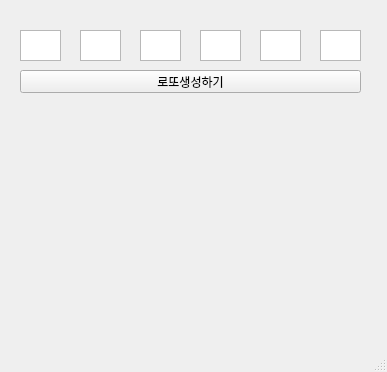
<?xml version="1.0" encoding="UTF-8"?>
<ui version="4.0">
 <class>MainWindow</class>
 <widget class="QMainWindow" name="MainWindow">
  <property name="geometry">
   <rect>
    <x>0</x>
    <y>0</y>
    <width>387</width>
    <height>372</height>
   </rect>
  </property>
  <property name="windowTitle">
   <string>MainWindow</string>
  </property>
  <widget class="QWidget" name="centralwidget">
   <widget class="QPlainTextEdit" name="pte01">
    <property name="geometry">
     <rect>
      <x>20</x>
      <y>30</y>
      <width>41</width>
      <height>31</height>
     </rect>
    </property>
   </widget>
   <widget class="QPlainTextEdit" name="pte02">
    <property name="geometry">
     <rect>
      <x>80</x>
      <y>30</y>
      <width>41</width>
      <height>31</height>
     </rect>
    </property>
   </widget>
   <widget class="QPlainTextEdit" name="pte03">
    <property name="geometry">
     <rect>
      <x>140</x>
      <y>30</y>
      <width>41</width>
      <height>31</height>
     </rect>
    </property>
   </widget>
   <widget class="QPlainTextEdit" name="pte04">
    <property name="geometry">
     <rect>
      <x>200</x>
      <y>30</y>
      <width>41</width>
      <height>31</height>
     </rect>
    </property>
   </widget>
   <widget class="QPlainTextEdit" name="pte05">
    <property name="geometry">
     <rect>
      <x>260</x>
      <y>30</y>
      <width>41</width>
      <height>31</height>
     </rect>
    </property>
   </widget>
   <widget class="QPushButton" name="pb">
    <property name="geometry">
     <rect>
      <x>20</x>
      <y>70</y>
      <width>341</width>
      <height>23</height>
     </rect>
    </property>
    <property name="text">
     <string>로또생성하기</string>
    </property>
   </widget>
   <widget class="QPlainTextEdit" name="pte06">
    <property name="geometry">
     <rect>
      <x>320</x>
      <y>30</y>
      <width>41</width>
      <height>31</height>
     </rect>
    </property>
   </widget>
  </widget>
  <widget class="QMenuBar" name="menubar">
   <property name="geometry">
    <rect>
     <x>0</x>
     <y>0</y>
     <width>387</width>
     <height>21</height>
    </rect>
   </property>
  </widget>
  <widget class="QStatusBar" name="statusbar"/>
 </widget>
 <resources/>
 <connections/>
</ui>
